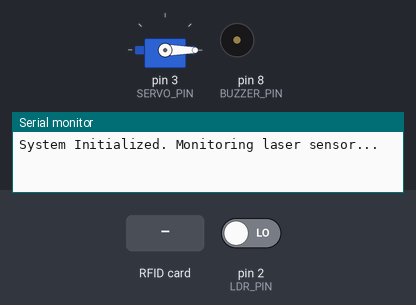
The sketch below on a simulated Arduino Uno, built with avr-gcc and run on an emulated ATmega328P. Shown: servo, buzzer (waves = sounding), the last lines printed to the serial monitor. The inputs (shaded band) are chosen by the test bench; at power-on: pin 2 (LDR_PIN) LOW. The local clock reads 2024-03-15 10:24:30 at power-on unless the sketch sets it.

Above: at 1.2 s.
1.3 s: pin 2 (LDR_PIN) driven HIGH
2.8 s: RFID card 03 1F 6E 14 held to the reader
At 3.4 s:
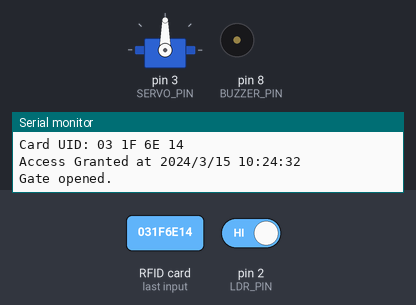
4.3 s: RFID card 5E 7A 19 C4 held to the reader
Timing chart, 0 to 10.4 s (numbered marks = the images above; inputs shaded):
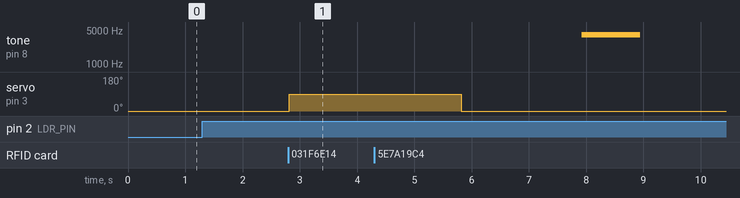

The sketch:

Sentry.ino
```cpp
#include <SPI.h>
#include <MFRC522.h>
#include <Servo.h>
#include <Wire.h>
#include <RTClib.h>

// Pin Definitions
#define LDR_PIN 2
#define BUZZER_PIN 8
#define SERVO_PIN 3
#define SS_PIN 10
#define RST_PIN 9

// RFID and RTC Setup
MFRC522 rfid(SS_PIN, RST_PIN);
RTC_DS3231 rtc;
Servo gateServo;

// Authorized UID List
const byte authorizedUID[][4] = {
  {0x03, 0x1F, 0x6E, 0x14}
//  {0xE3, 0x72, 0x32, 0x29}
};
const int numAuthorizedTags = sizeof(authorizedUID) / sizeof(authorizedUID[0]);

void setup() {
  Serial.begin(9600);
  SPI.begin();
  rfid.PCD_Init();

  // RTC Init
  Wire.begin();
  if (!rtc.begin()) {
    Serial.println("Couldn't find RTC. Check wiring!");
    while (1);
  }

  if (rtc.lostPower()) {
    Serial.println("RTC lost power. Setting time to compile time...");
    rtc.adjust(DateTime(F(__DATE__),F(__TIME__)));
  }

  // Pin Setup
  pinMode(LDR_PIN, INPUT);
  pinMode(BUZZER_PIN, OUTPUT);
  gateServo.attach(SERVO_PIN);
  gateServo.write(0); // Gate closed initially

  Serial.println("System Initialized. Monitoring laser sensor...");
}

void loop() {
  if (digitalRead(LDR_PIN) == HIGH) {
    Serial.println("Laser interrupted! Someone is at the gate.");
    Serial.println("Waiting for RFID card...");

    unsigned long startTime = millis();
    bool cardDetected = false;

    while (millis() - startTime < 5000) {
      if (rfid.PICC_IsNewCardPresent() && rfid.PICC_ReadCardSerial()) {
        cardDetected = true;

        Serial.print("Card UID: ");
        for (byte i = 0; i < rfid.uid.size; i++) {
          Serial.print(rfid.uid.uidByte[i] < 0x10 ? "0" : "");
          Serial.print(rfid.uid.uidByte[i], HEX);
          Serial.print(" ");
        }
        Serial.println();

        if (isAuthorized(rfid.uid.uidByte)) {
          DateTime now = rtc.now();
          Serial.print("Access Granted at ");
          Serial.print(now.year()); Serial.print("/");
          Serial.print(now.month()); Serial.print("/");
          Serial.print(now.day()); Serial.print(" ");
          Serial.print(now.hour()); Serial.print(":");
          Serial.print(now.minute()); Serial.print(":");
          Serial.println(now.second());

          openGate();
        } else {
          Serial.println("Access Denied: Unauthorized card.");
          soundBuzzer();
        }

        rfid.PICC_HaltA(); // Stop reading card
        break;
      }
    }

    if (!cardDetected) {
      Serial.println("Timeout: No RFID card presented.");
      beep();
    }

    delay(1000); // Prevent repeated triggers
    Serial.println("Resuming laser monitoring...\n");
  }
}

bool isAuthorized(byte *uid) {
  for (int i = 0; i < numAuthorizedTags; i++) {
    bool match = true;
    for (int j = 0; j < 4; j++) {
      if (uid[j] != authorizedUID[i][j]) {
        match = false;
        break;
      }
    }
    if (match) return true;
  }
  return false;
}

void openGate() {
  gateServo.write(90);
  Serial.println("Gate opened.");
  delay(3000);
  gateServo.write(0);
  Serial.println("Gate closed.");
}

void soundBuzzer() {
  for (int freq = 2000; freq <= 4000; freq += 10) {
    tone(BUZZER_PIN, freq);
    delay(5);
  }

  // Sweep down from 4000 to 2000 Hz
  for (int freq = 4000; freq >= 2000; freq -= 10) {
    tone(BUZZER_PIN, freq);
    delay(5);
  }

  noTone(BUZZER_PIN);  // Optional short pause between cycles
  delay(100);
}

void beep() {
  for (int i = 0; i < 3; i++) {           // 3 beeps
    tone(BUZZER_PIN, 4000);               // Play 4kHz tone
    delay(200);                          // Beep duration
    noTone(BUZZER_PIN);                   // Stop tone
    delay(200);                          // Pause between beeps
  }
  delay(100);
}
```

Measured:
- after the input at 2.8 s, servo on pin 3 (SERVO_PIN): 0° → 90° at once
